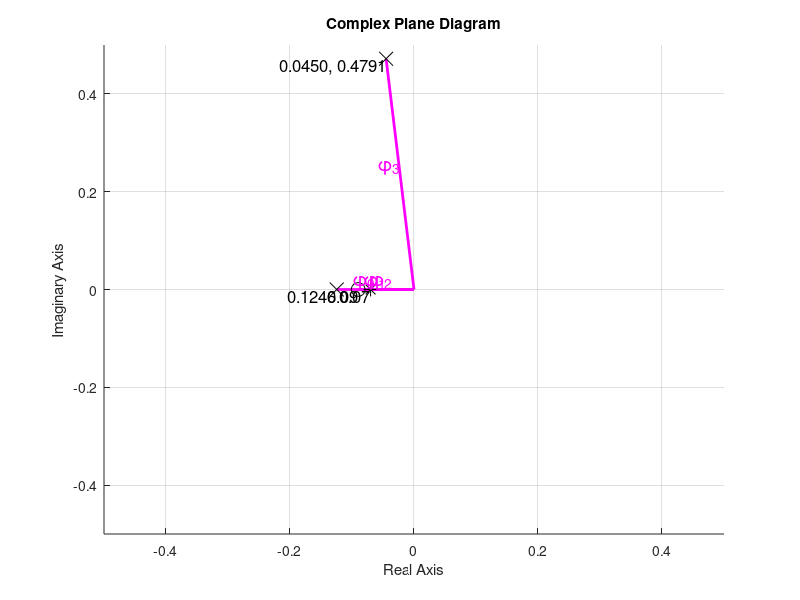

MATLAB code for this plot:
% Clear previous plots
clf;

% Axes and grid
axis([-0.5 0.5 -0.5 0.5]);
hold on;
grid on;
xlabel('Real Axis');
ylabel('Imaginary Axis');
title('Complex Plane Diagram');

% Points
points = [-0.1246 + 0i, -0.09 + 0i, -0.07 + 0i, -0.0450 + 0.4719i];
pointLabels = {'0.1246', '0.09', '0.07', '0.0450, 0.4791'};
pointSymbols = {'x', 'o', '*', 'x'};

% Lines
for i = 1:length(points)
    plot([0 real(points(i))], [0 imag(points(i))], 'm', 'LineWidth', 2);
    text(real(points(i)), imag(points(i)), pointLabels{i}, 'Color', 'k', 'FontSize', 12, 'VerticalAlignment', 'top', 'HorizontalAlignment', 'right');
    plot(real(points(i)), imag(points(i)), pointSymbols{i}, 'MarkerSize', 10, 'Color', 'k');
end

% Phi labels
phiLabels = {'\phi_0', '\phi_1', '\phi_2', '\phi_3'};
for i = 1:length(phiLabels)
    text(real(points(i))/2, imag(points(i))/2, phiLabels{i}, 'Color', 'm', 'FontSize', 14, 'VerticalAlignment', 'bottom', 'HorizontalAlignment', 'right');
end

hold off;
